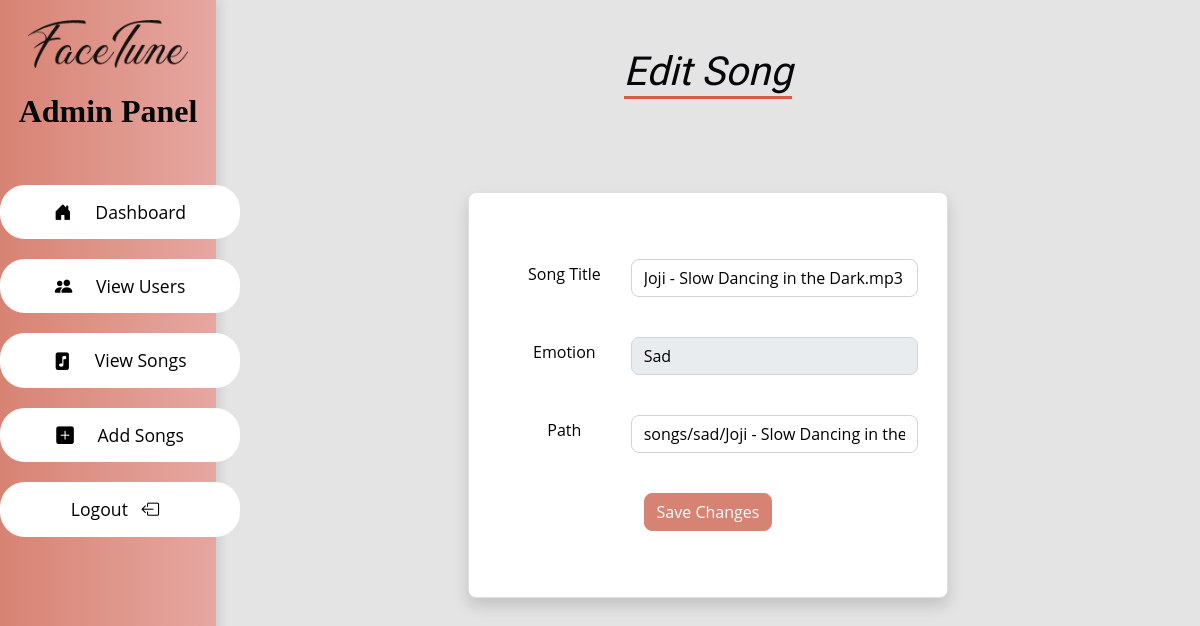
The app's page /admin/edit-song/37 (signed in), older data.
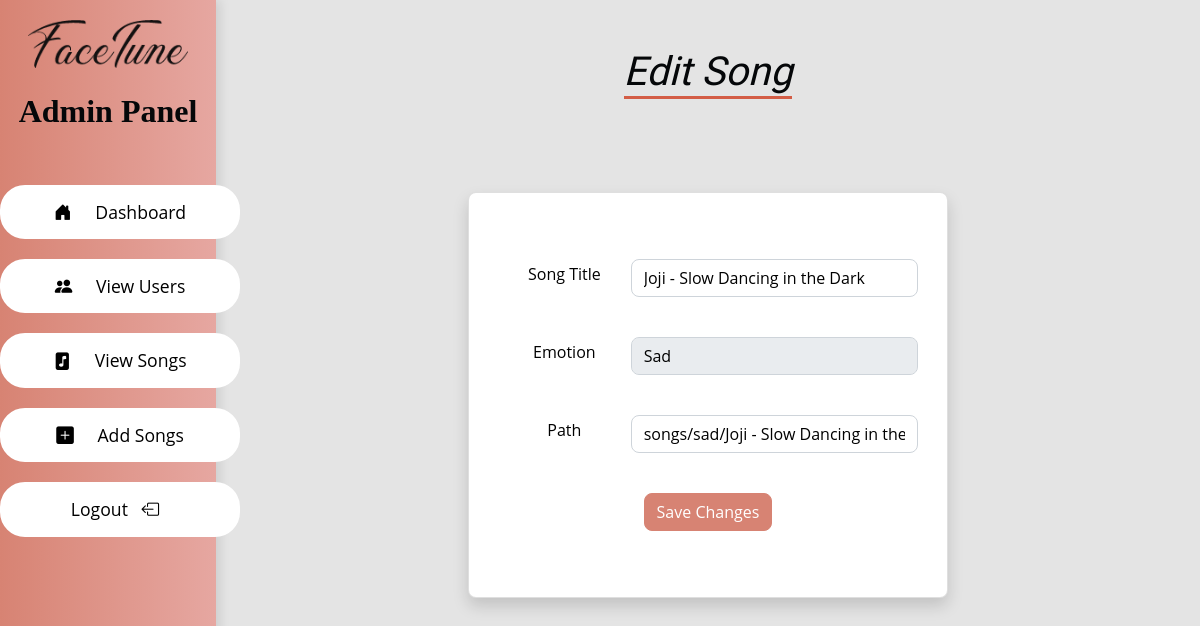
The same page, newer data.
### tables this page shows
CREATE TABLE songs (
    id INTEGER PRIMARY KEY AUTOINCREMENT,
    title TEXT NOT NULL,
    emotion TEXT NOT NULL,
    path TEXT NOT NULL
);

### app.py (the view)
@app.route("/admin/edit-song/<int:song_id>", methods=["GET", "POST"])
def edit_song(song_id):
    if session.get("user_type") == "admin":
        conn = sqlite3.connect("musicandface.db")
        conn.row_factory = sqlite3.Row  # This makes rows accessible as dictionaries
        cursor = conn.cursor()
        if request.method == "POST":
            title = request.form["title"]
            emotion = request.form["emotion"]
            path = request.form["path"]  # Add form field for `path`
            try:
                cursor.execute(
                    "UPDATE songs SET title = ?, emotion = ?, path = ? WHERE id = ?",
                    (title, emotion, path, song_id),
                )
                conn.commit()
                flash("Song updated successfully.", "success")
                return redirect(url_for("view_songs"))
            except sqlite3.Error as e:
                flash(f"Error updating song: {e}", "danger")
            finally:
                conn.close()
        else:  # GET request
            cursor.execute("SELECT id, title, emotion, path FROM songs WHERE id = ?", (song_id,))
            song = cursor.fetchone()  # Fetch the specific song as a dictionary
            conn.close()
            if song:
                return render_template("admin/edit-songs.html", song=song)
            else:
                flash("Song not found.", "danger")
                return redirect(url_for("view_songs"))
    else:
        flash("Access denied. Admins only.", "danger")
        return redirect(url_for("login"))

### app.py (called while the page is built)
@app.after_request
def add_cache_control(response):
    response.headers["Cache-Control"] = "no-store, no-cache, must-revalidate, post-check=0, pre-check=0, max-age=0"
    response.headers["Pragma"] = "no-cache"
    response.headers["Expires"] = "0"
    return response

### templates/admin/edit-songs.html (shortened to what this page needs)
<!DOCTYPE html>
<html lang="en">
  <head>
    <link
      rel="stylesheet"
      href="https://cdnjs.cloudflare.com/ajax/libs/bootstrap-icons/1.5.0/font/bootstrap-icons.min.css"
    />
    <link
      rel="stylesheet"
      href="{{ url_for('static', filename='bootstrap.min.css') }}"
    />
    <link
      rel="stylesheet"
      href="{{ url_for('static', filename='admin.css') }}"
    />
  </head>
  <body>
    <div class="sidebar">
      <img
        src="{{ url_for('static', filename='image/logo.png') }}"
        alt="Face Tune"
        class="sidebar-logo"
      />
      <h2 class="py-1 px-3">Admin Panel</h2>
      <a href="{{ url_for('admin_dashboard') }}"
        ><i class="bi bi-house-door-fill"></i>&nbsp;&nbsp;&nbsp;Dashboard</a
      >
      <a href="{{ url_for('view_users') }}"
        ><i class="bi bi-people-fill"></i>&nbsp;&nbsp;&nbsp;View Users</a
      >
      <a href="{{ url_for('view_songs') }}"
        ><i class="bi bi-file-music-fill"></i>&nbsp;&nbsp;&nbsp;View Songs</a
      >
      <a href="{{ url_for('add_songs') }}"
        ><i class="bi bi-plus-square-fill"></i>&nbsp;&nbsp;&nbsp;Add Songs</a
      >
      <a href="../logout"
        >Logout&nbsp;&nbsp;&nbsp;<i class="bi bi-box-arrow-left"></i
      ></a>
    </div>
    <div class="container mt-5">
      <h1 class="subtitle mb-5">Edit Song</h1>
      <div class="row justify-content-center">
        <div
          class="card shadow d-flex justify-content-center align-items-center flex-column mt-5"
          style="min-height: 40vh"
        >
          <div class="card-body">
            <form
              method="POST"
              action="{{ url_for('edit_song', song_id=song['id']) }}"
            >
              <div class="form-group d-flex align-items-center">
                <label for="title" class="form-label">Song Title</label>
                <input
                  type="text"
                  class="form-control"
                  id="title"
                  name="title"
                  value="{{ song['title'] }}"
                  required
                  style="color: #000"
                />
              </div>
              <div class="form-group d-flex align-items-center">
                <label for="emotion" class="form-label">Emotion</label>
                <select
                class="form-control"
                id="emotion"
                name="emotion"
                required
                style="color: #000"
              >
                <option value="sad" {% if song['emotion'] == 'sad' %}selected{% endif %}>Sad</option>
              </select>
              </div>
              <div class="form-group d-flex align-items-center">
                <label for="path" class="form-label">Path</label>
                <input
                  type="text"
                  class="form-control"
                  id="path"
                  name="path"
                  value="{{ song['path'] }}"
                  required
                  style="color: #000"
                />
              </div>
              <button type="submit" class="btn btn-primary">
                Save Changes
              </button>
            </form>
          </div>
        </div>
      </div>
    </div>
  </body>
</html>

### static/admin.css (style rules this page uses)
body { display: flex; margin: 0; height: 100vh; background-color: #e4e4e4; color: #000; padding-left: 18vw; }
h2, h5 { font-family: "Lato", sans-serif; }
.sidebar { width: 18vw; background: linear-gradient(to right, #d78373, #e6a7a1); color: #fff; padding: 20px 0; display: flex; flex-direction: column; height: 100vh; box-shadow: 4px 0 10px rgba(0, 0, 0, 0.1); position: fixed; top: 0; left: 0; }
.sidebar h2 { text-align: center; font-size: 2rem; font-family: "Dancing Script", cursive; margin-bottom: 40px; }
.sidebar-logo { width: 160px; margin: 0 auto 20px; display: block; }
.sidebar a { color: black; text-decoration: none; padding: 12px 20px; display: flex; align-items: center; border-radius: 25px; margin-bottom: 15px; font-size: 1.1rem; border: 2px solid white; background-color: white; transition: all 0.3s ease; justify-content: center; width: 240px; margin: 10px auto; }
.sidebar a i { margin-right: 10px; }
.container { text-align: center; }
.subtitle { display: inline-block; text-align: center; position: relative; font-family: "Croissant One", serif; font-weight: 200; font-style: italic; font-size: 40px; margin-bottom: 10px; margin-left: auto; margin-right: auto; }
.subtitle::after { content: ""; display: block; width: 100%; height: 3px; background-color: #d35d46; margin-top: 10px; position: absolute; left: 0; bottom: -3px; }
.card { width: 40vw; padding: 50px; }
.form-group { width: 35vw; margin-bottom: 5vh; }
.form-group label { width: 200px; }

Row changes from the older to the newer data that the page shows:
changed songs "Sad": title "Joji - Slow Dancing in the Dark.mp3" → "Joji - Slow Dancing in the Dark"
